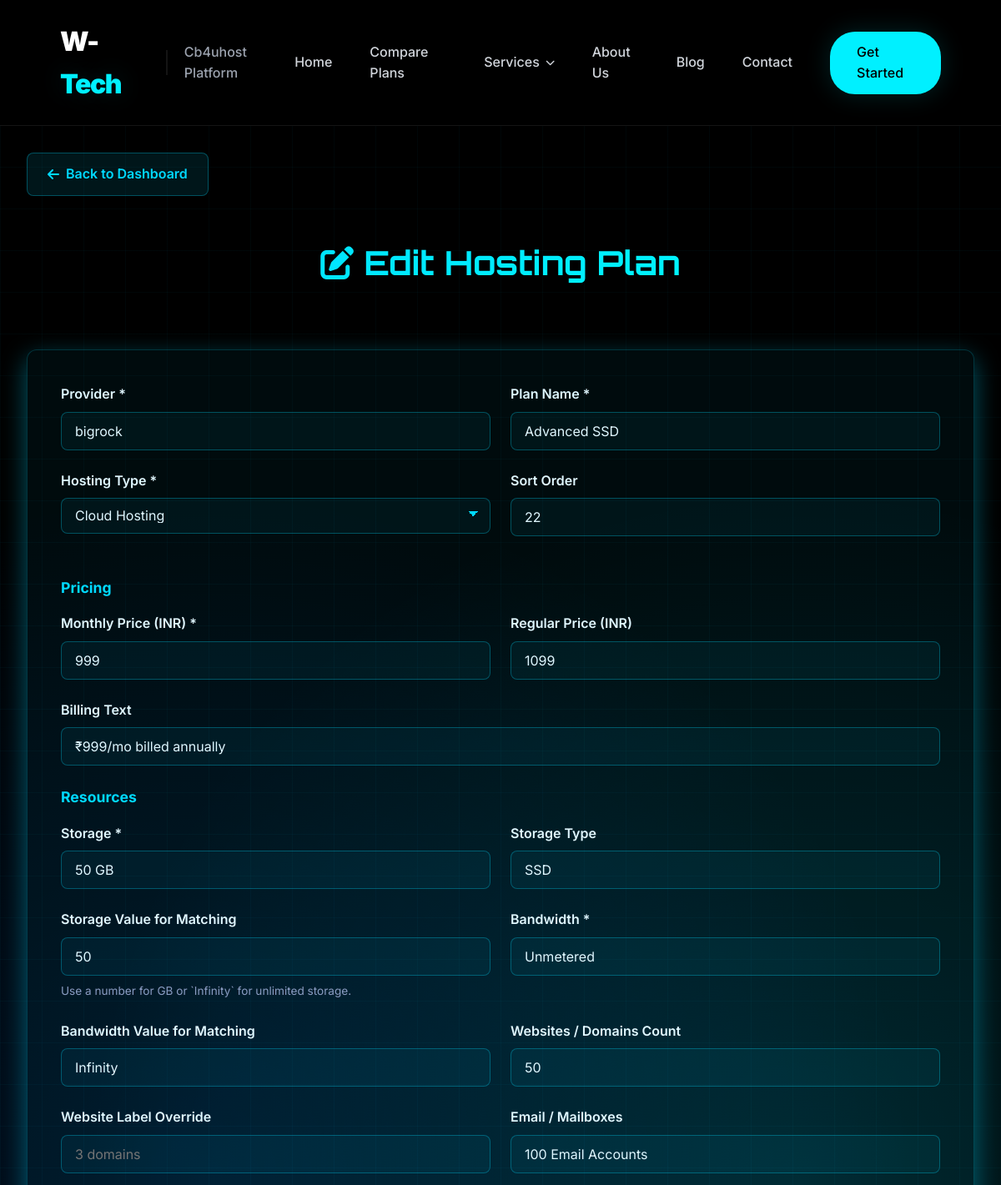
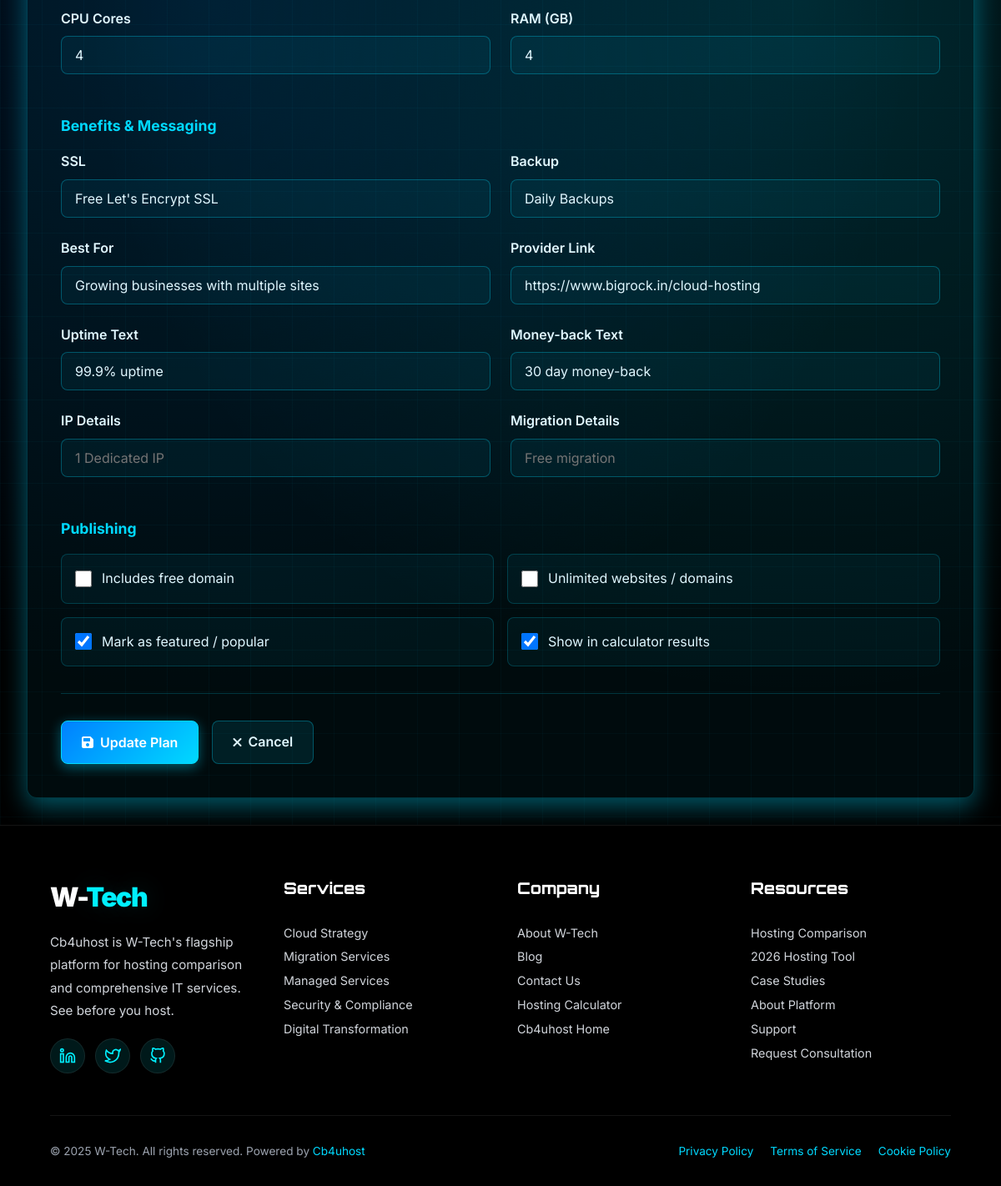
/admin/plans/edit/23 (signed in), run on the app's committed database (2 pictures, top to bottom).
### app.py (models this page shows, shortened)
class HostingPlan(db.Model):
    id = db.Column(db.Integer, primary_key=True)
    provider = db.Column(db.String(120), nullable=False, index=True)
    name = db.Column(db.String(120), nullable=False)
    hosting_type = db.Column(db.String(30), nullable=False, index=True)
    price = db.Column(db.Integer, nullable=False)
    regular_price = db.Column(db.Integer, nullable=False)
    billing_text = db.Column(db.String(120))
    storage = db.Column(db.String(60), nullable=False)
    storage_value = db.Column(db.Float)
    storage_type = db.Column(db.String(30))
    bandwidth = db.Column(db.String(60), nullable=False)
    bandwidth_value = db.Column(db.Float)
    websites_value = db.Column(db.Integer)
    websites_text = db.Column(db.String(60))
    websites_unlimited = db.Column(db.Boolean, default=False)
    email = db.Column(db.String(120))
    free_domain = db.Column(db.Boolean, default=False)
    ssl = db.Column(db.String(120))
    backup = db.Column(db.String(120))
    best_for = db.Column(db.String(120))
    buy_link = db.Column(db.String(300))
    cpu_cores = db.Column(db.Integer)
    ram = db.Column(db.Integer)
    ips = db.Column(db.String(120))
    migration = db.Column(db.String(120))
    uptime = db.Column(db.String(60))
    money_back = db.Column(db.String(60))
    popular = db.Column(db.Boolean, default=False)
    active = db.Column(db.Boolean, default=True)
    sort_order = db.Column(db.Integer, default=0)
    created_at = db.Column(db.DateTime, default=datetime.utcnow, nullable=False)
    updated_at = db.Column(db.DateTime, default=datetime.utcnow, onupdate=datetime.utcnow)
    __table_args__ = (
        db.UniqueConstraint('provider', 'hosting_type', 'name', name='uq_hosting_plan_provider_type_name'),
    )

### app.py (the view, shortened to what this page needs)
@app.route('/admin/plans/edit/<int:plan_id>', methods=['GET', 'POST'])
@admin_required
def edit_plan(plan_id):
    plan = HostingPlan.query.get_or_404(plan_id)
    return render_template(
        'blog/plan_form.html',
        plan=plan,
        form_data=plan_form_data(plan),
        hosting_types=HOSTING_TYPE_CHOICES,
    )

### templates/blog/plan_form.html (shortened to what this page needs)
{% extends 'base.html' %}
{% block content %}
<div class="container">
    <a href="{{ url_for('admin_dashboard') }}" class="back-link">
        <i class="fas fa-arrow-left"></i> Back to Dashboard
    </a>
    <div class="page-header">
        <h1>{% if plan %}<i class="fas fa-edit"></i> Edit Hosting Plan{% else %}<i class="fas fa-plus-circle"></i> Create Hosting Plan{% endif %}</h1>
    </div>
    <div class="form-container">
        <form method="POST">
            <div class="grid-2">
                <div class="form-group">
                    <label for="provider">Provider *</label>
                    <input type="text" id="provider" name="provider" required value="{{ form_data.get('provider', '') }}" placeholder="Namecheap">
                </div>
                <div class="form-group">
                    <label for="name">Plan Name *</label>
                    <input type="text" id="name" name="name" required value="{{ form_data.get('name', '') }}" placeholder="Stellar">
                </div>
            </div>
            <div class="grid-2">
                <div class="form-group">
                    <label for="hosting_type">Hosting Type *</label>
                    <select id="hosting_type" name="hosting_type" required>
                        {% for value, label in hosting_types %}
                        <option value="{{ value }}" {% if form_data.get('hosting_type', 'shared') == value %}selected{% endif %}>{{ label }}</option>
                        {% endfor %}
                    </select>
                </div>
                <div class="form-group">
                    <label for="sort_order">Sort Order</label>
                    <input type="number" id="sort_order" name="sort_order" value="{{ form_data.get('sort_order', 0) }}" min="0">
                </div>
            </div>
            <div class="section-title">Pricing</div>
            <div class="grid-2">
                <div class="form-group">
                    <label for="price">Monthly Price (INR) *</label>
                    <input type="number" id="price" name="price" required value="{{ form_data.get('price', '') }}" min="1">
                </div>
                <div class="form-group">
                    <label for="regular_price">Regular Price (INR)</label>
                    <input type="number" id="regular_price" name="regular_price" value="{{ form_data.get('regular_price', '') }}" min="1">
                </div>
            </div>
            <div class="form-group">
                <label for="billing_text">Billing Text</label>
                <input type="text" id="billing_text" name="billing_text" value="{{ form_data.get('billing_text', '') }}" placeholder="₹127/mo billed annually">
            </div>
            <div class="section-title">Resources</div>
            <div class="grid-2">
                <div class="form-group">
                    <label for="storage">Storage *</label>
                    <input type="text" id="storage" name="storage" required value="{{ form_data.get('storage', '') }}" placeholder="20 GB">
                </div>
                <div class="form-group">
                    <label for="storage_type">Storage Type</label>
                    <input type="text" id="storage_type" name="storage_type" value="{{ form_data.get('storage_type', '') }}" placeholder="SSD">
                </div>
            </div>
            <div class="grid-2">
                <div class="form-group">
                    <label for="storage_value">Storage Value for Matching</label>
                    <input type="text" id="storage_value" name="storage_value" value="{{ form_data.get('storage_value', '') }}" placeholder="20 or Infinity">
                    <small>Use a number for GB or `Infinity` for unlimited storage.</small>
                </div>
                <div class="form-group">
                    <label for="bandwidth">Bandwidth *</label>
                    <input type="text" id="bandwidth" name="bandwidth" required value="{{ form_data.get('bandwidth', '') }}" placeholder="Unmetered">
                </div>
            </div>
            <div class="grid-2">
                <div class="form-group">
                    <label for="bandwidth_value">Bandwidth Value for Matching</label>
                    <input type="text" id="bandwidth_value" name="bandwidth_value" value="{{ form_data.get('bandwidth_value', '') }}" placeholder="100 or Infinity">
                </div>
                <div class="form-group">
                    <label for="websites_value">Websites / Domains Count</label>
                    <input type="number" id="websites_value" name="websites_value" value="{{ form_data.get('websites_value', '') }}" min="0">
                </div>
            </div>
            <div class="grid-2">
                <div class="form-group">
                    <label for="websites_text">Website Label Override</label>
                    <input type="text" id="websites_text" name="websites_text" value="{{ form_data.get('websites_text', '') }}" placeholder="3 domains">
                </div>
                <div class="form-group">
                    <label for="email">Email / Mailboxes</label>
                    <input type="text" id="email" name="email" value="{{ form_data.get('email', '') }}" placeholder="30 Mailboxes">
                </div>
            </div>
            <div class="grid-2">
                <div class="form-group">
                    <label for="cpu_cores">CPU Cores</label>
                    <input type="number" id="cpu_cores" name="cpu_cores" value="{{ form_data.get('cpu_cores', '') }}" min="0">
                </div>
                <div class="form-group">
                    <label for="ram">RAM (GB)</label>
                    <input type="number" id="ram" name="ram" value="{{ form_data.get('ram', '') }}" min="0">
                </div>
            </div>
            <div class="section-title">Benefits & Messaging</div>
            <div class="grid-2">
                <div class="form-group">
                    <label for="ssl">SSL</label>
                    <input type="text" id="ssl" name="ssl" value="{{ form_data.get('ssl', '') }}" placeholder="Free SSL">
                </div>
                <div class="form-group">
                    <label for="backup">Backup</label>
                    <input type="text" id="backup" name="backup" value="{{ form_data.get('backup', '') }}" placeholder="Basic Backup">
                </div>
            </div>
            <div class="grid-2">
                <div class="form-group">
                    <label for="best_for">Best For</label>
                    <input type="text" id="best_for" name="best_for" value="{{ form_data.get('best_for', '') }}" placeholder="Small websites">
                </div>
                <div class="form-group">
                    <label for="buy_link">Provider Link</label>
                    <input type="url" id="buy_link" name="buy_link" value="{{ form_data.get('buy_link', '') }}" placeholder="https://www.namecheap.com/hosting/shared/">
                </div>
            </div>
            <div class="grid-2">
                <div class="form-group">
                    <label for="uptime">Uptime Text</label>
                    <input type="text" id="uptime" name="uptime" value="{{ form_data.get('uptime', '') }}" placeholder="99.9% uptime">
                </div>
                <div class="form-group">
                    <label for="money_back">Money-back Text</label>
                    <input type="text" id="money_back" name="money_back" value="{{ form_data.get('money_back', '') }}" placeholder="30 day money-back">
                </div>
            </div>
            <div class="grid-2">
                <div class="form-group">
                    <label for="ips">IP Details</label>
                    <input type="text" id="ips" name="ips" value="{{ form_data.get('ips', '') }}" placeholder="1 Dedicated IP">
                </div>
                <div class="form-group">
                    <label for="migration">Migration Details</label>
                    <input type="text" id="migration" name="migration" value="{{ form_data.get('migration', '') }}" placeholder="Free migration">
                </div>
            </div>
            <div class="section-title">Publishing</div>
            <div class="checkbox-grid">
                <label class="checkbox-card">
                    <input type="checkbox" name="free_domain" {% if form_data.get('free_domain') in [True, 'on', 'true', '1', 1] %}checked{% endif %}>
                    <span>Includes free domain</span>
                </label>
                <label class="checkbox-card">
                    <input type="checkbox" name="websites_unlimited" {% if form_data.get('websites_unlimited') in [True, 'on', 'true', '1', 1] %}checked{% endif %}>
                    <span>Unlimited websites / domains</span>
                </label>
                <label class="checkbox-card">
                    <input type="checkbox" name="popular" {% if form_data.get('popular') in [True, 'on', 'true', '1', 1] %}checked{% endif %}>
                    <span>Mark as featured / popular</span>
                </label>
                <label class="checkbox-card">
                    <input type="checkbox" name="active" {% if form_data.get('active', True) in [True, 'on', 'true', '1', 1] %}checked{% endif %}>
                    <span>Show in calculator results</span>
                </label>
            </div>
            <div class="form-actions">
                <button type="submit" class="btn btn-primary">
                    <i class="fas fa-save"></i>
                    <span>{% if plan %}Update Plan{% else %}Create Plan{% endif %}</span>
                </button>
                <a href="{{ url_for('admin_dashboard') }}" class="btn btn-secondary">
                    <i class="fas fa-times"></i>
                    Cancel
                </a>
            </div>
        </form>
    </div>
</div>
{% endblock %}

### data on the page
HostingPlan: provider "bigrock", name "Advanced SSD", hosting_type "Cloud Hosting", price "999", regular_price "1099", billing_text "₹999/mo billed annually", storage "50 GB", storage_type "SSD", bandwidth "Unmetered", email "100 Email Accounts", ssl "Free Let's Encrypt SSL", backup "Daily Backups", best_for "Growing businesses with multiple sites", buy_link "https://www.bigrock.in/cloud-hosting", uptime "99.9% uptime", money_back "30 day money-back"
